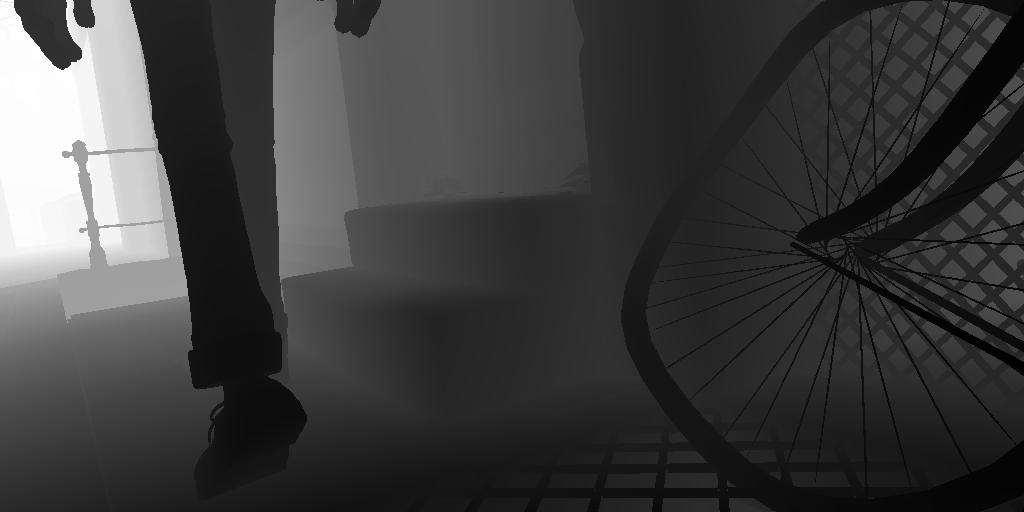
#> input picture depth.png, 1024 x 512 px
$ python depth.py
#> lines starting #> are read from the running program, lines starting #| are printed output that depends on the picture
import matplotlib.pyplot as plt
import matplotlib.image as img

image = img.imread('depth.png')
#> image is the input picture: shape (512, 1024) float32; min 0, max 1, mean 0.244

plt.matshow(image, cmap='PiYG')  # 繪製散布圖，顏色使用 PiYG 的 colormap
plt.colorbar()   # 加入 colorbar
plt.show()
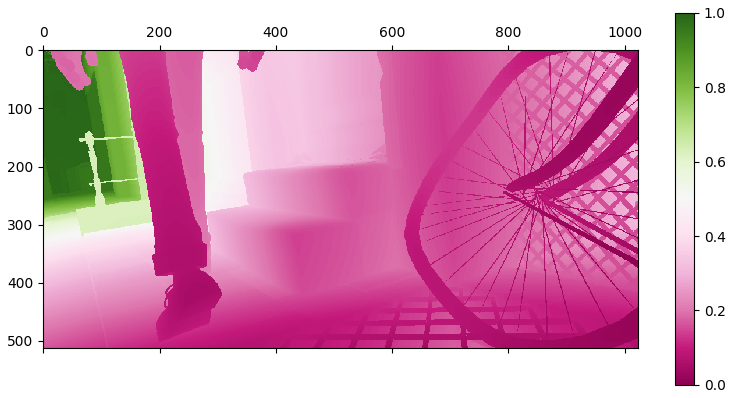
#> figure drawn by matplotlib, 2 panels
